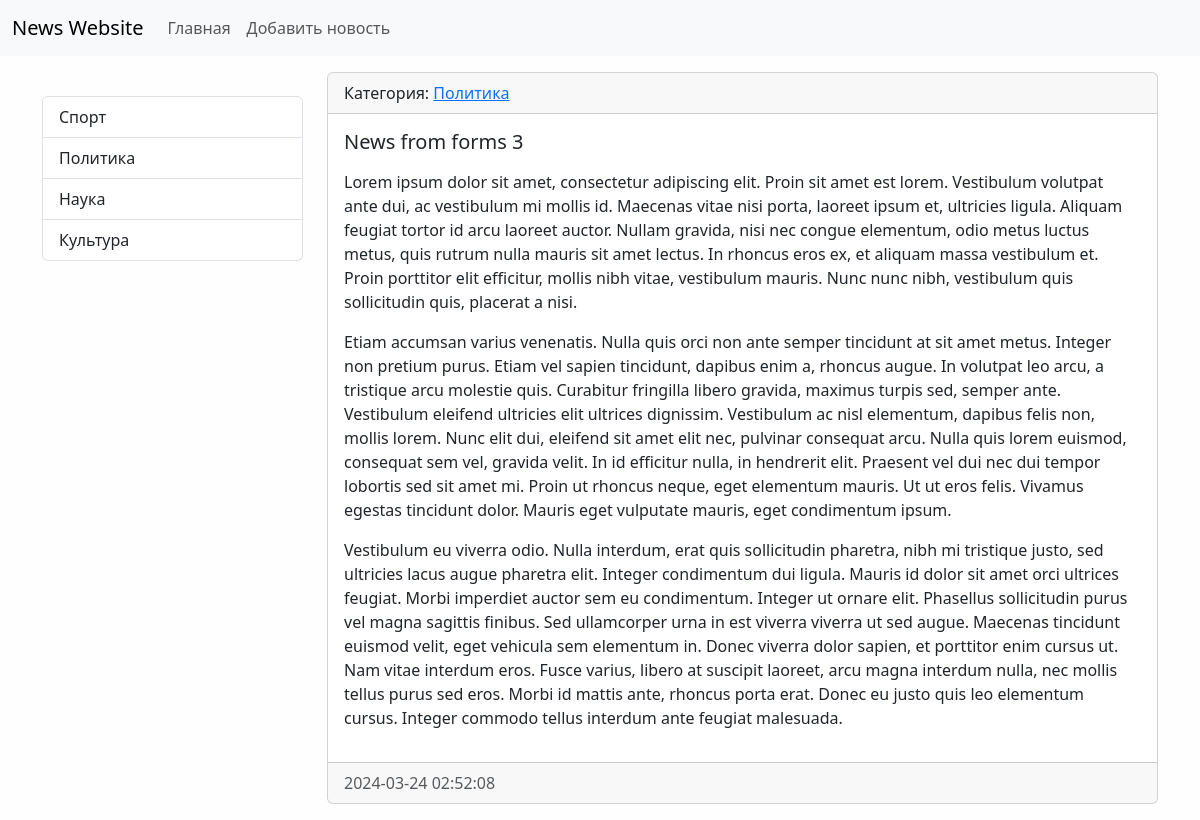
Screenshot of /news/10/ with the database file from the repository.
### news/models.py (models this page shows, shortened)
class Category(models.Model):
    title = models.CharField(max_length=150, db_index=True, verbose_name='Наименование категории')
    def get_absolute_url(self):
        return reverse('category', kwargs={'category_id': self.pk})
    class Meta:
        verbose_name = 'Категория'
        verbose_name_plural = 'Категории'
        ordering = ['-title']

class News(models.Model):
    title = models.CharField(max_length = 150, verbose_name='Наименование')
    content = models.TextField(blank = True, verbose_name='Контент')
    created_at = models.DateTimeField(auto_now_add = True, verbose_name='Дата публикации')
    updated_at = models.DateTimeField(auto_now = True, verbose_name='Обновлено')
    is_published = models.BooleanField(default=True, verbose_name='Опубликовано')
    category = models.ForeignKey('Category', on_delete=models.PROTECT, null=True, verbose_name='Категория')
    class Meta:
        verbose_name = 'Новость'
        verbose_name_plural = 'Новости'
        ordering = ['-created_at']

### news/views.py (the view)
# urls.py: path('news/<int:news_id>/', view_news, name='view_news'),
def view_news(request, news_id):
    news_item = get_object_or_404(News, pk=news_id)
    return render(request, 'news/view_news.html', {'news_item': news_item})

### news/templatetags/news_tags.py (called while the page is built)
@register.inclusion_tag('news/list_categories.html')
def show_categories(arg1='Hello', arg2='world'):
    categories = Category.objects.all()
    return {'categories': categories}

### news/templates/news/view_news.html (shortened to what this page needs)
{% extends 'base.html'%}
{% block sidebar %}
  {% include 'inc/_sidebar.html'%}
{% endblock %}
{% block content %}
  <div class="card mb-3">
    <div class="card-header">
      Категория:
      <a href="{{news_item.category.get_absolute_url}}">{{news_item.category.title}}</a>
    </div>
    <div class="card-body">
      <h5 class="card-title">{{news_item.title}}</h5>
      <p class="card-text">{{news_item.content|linebreaks}}</p>
    </div>
    <div class="card-footer text-body-secondary">
      {{news_item.created_at|date:'Y-m-d H:i:s'}}
    </div>
  </div>
{% endblock %}

### news/templates/news/list_categories.html
<div class="list-group">
    {%for item in categories%}
    <a
      href="{{item.get_absolute_url}}"
      class="list-group-item list-group-item-action"
      >{{item.title}}</a
    >
    {%endfor%}
  </div>

### mysite/static/css/style.css (style rules this page uses)
body { background-color: #fefefe; }

### rows the page displays
Category: title "Спорт"
Category: title "Политика"
Category: title "Наука"
Category: title "Культура"
News: category "Политика", title "News from forms 3", content "Lorem ipsum dolor sit amet, consectetur adipiscing elit. Proin sit amet est lorem. Vestibulum volutpat ante dui, ac vestibulum mi mollis id. Maecenas vitae nisi porta, laoreet ipsum et, ultricies ligula. Aliquam feugiat tortor id arcu laoreet auctor. Nullam gravida, nisi nec congue elementum, odio metus luctus metus, quis rutrum nulla mauris sit amet lectus. In rhoncus eros ex, et aliquam massa vestibulum et. Proin porttitor elit efficitur, mollis nibh vitae, vestibulum mauris. Nunc nunc nibh, vestibulum quis sollicitudin quis, placerat a nisi. Etiam accumsan varius venenatis. Nulla quis orci non ante semper tincidunt at sit amet metus. Integer non pretium purus. Etiam vel sapien tincidunt,…", created_at "2024-03-24 02:52:08"
